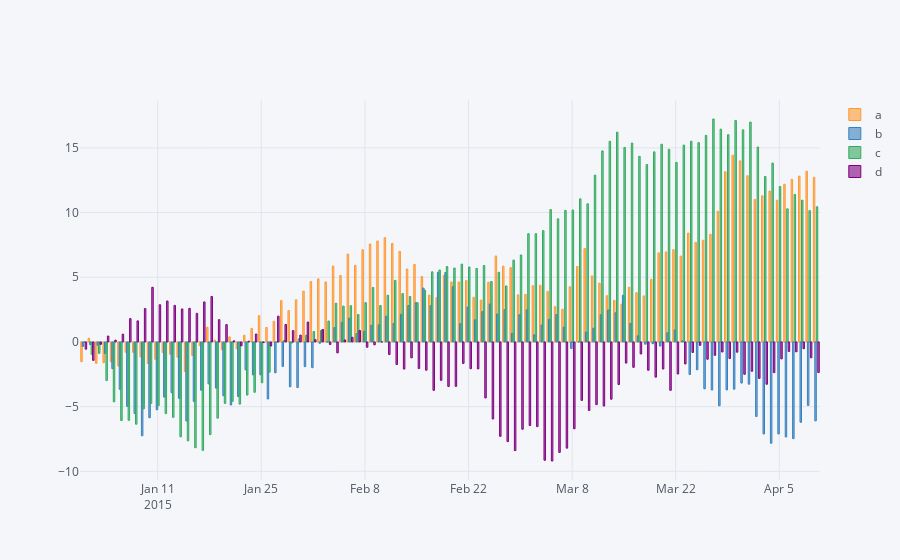

Notebook source saved alongside this figure:
### Markdown cell above
# Bars

### Code cell
df.iplot(kind='bar')
